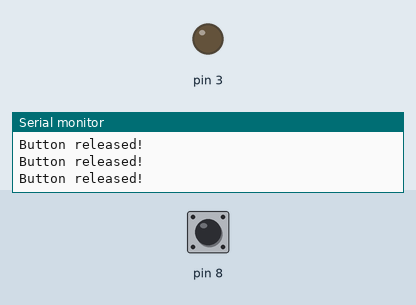
Simulated run of this sketch. Board: Arduino Uno, built with avr-gcc and run on an emulated ATmega328P. Shown: output pins drawn as LEDs (lit = HIGH), the last lines printed to the serial monitor. The test bench sets the inputs (shaded band); at power-on: pin 8 HIGH.

Above: at 2.8 s.
2.9 s: pin 8 pulled LOW for 1.2 s
At 4.1 s:
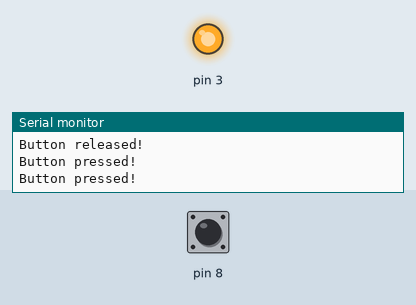
6.5 s: pin 8 pulled LOW for 3.2 s
At 10.7 s:
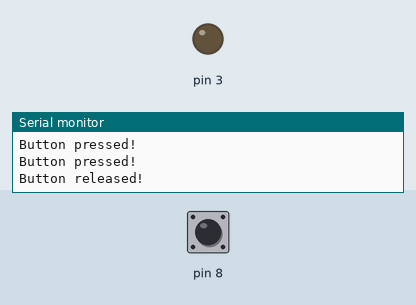
Timing chart, 0 to 12.2 s (numbered marks = the images above; inputs shaded):
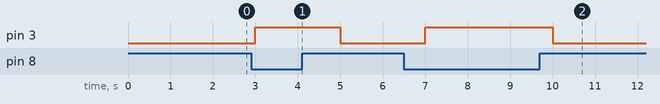

Measured:
- after the input at 2.9 s, pin 3: LOW → HIGH after 0.10 s, → LOW 2.0 s later
- after the input at 6.5 s, pin 3: LOW → HIGH after 0.50 s, → LOW 3.0 s later

The sketch:

serial.ino
```cpp
void setup() {
  pinMode(3, OUTPUT);
  pinMode(8, INPUT_PULLUP);

  Serial.begin(9600);

  Serial.println("Hello!");
}

void loop() {

  if (digitalRead(8) == LOW) {
    digitalWrite(3, HIGH);

    Serial.println("Button pressed!");
  } else {
    digitalWrite(3, LOW);

    Serial.println("Button released!");
  }


  delay(1000);
}
```
